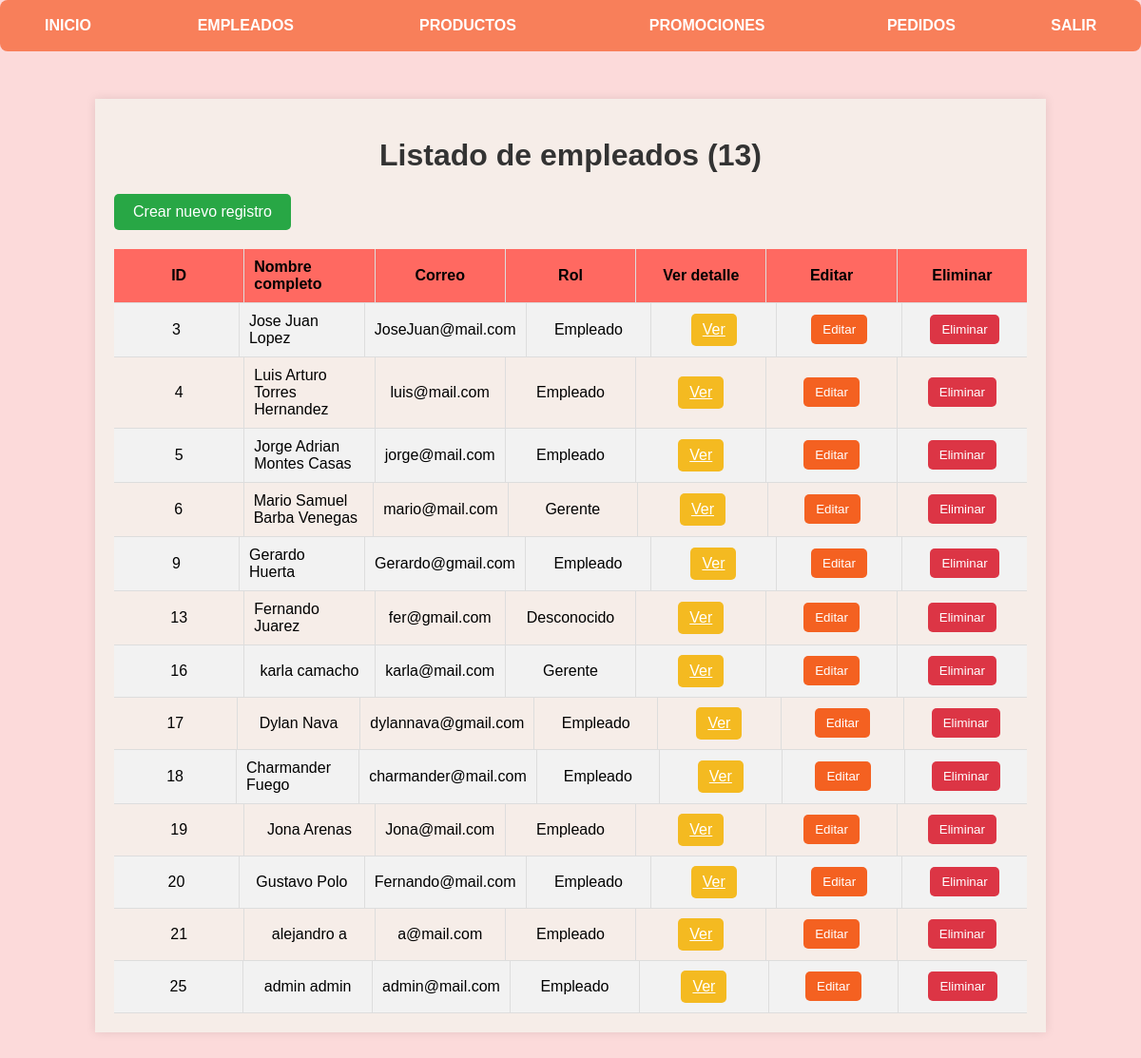
The page /empleados_lista.php (signed in) on the database its author committed.
### tables this page shows
CREATE TABLE `empleados` (
  `id` int(128) NOT NULL,
  `nombre` varchar(128) NOT NULL,
  `apellidos` varchar(128) NOT NULL,
  `correo` varchar(128) NOT NULL,
  `pass` varchar(128) NOT NULL,
  `rol` int(1) NOT NULL,
  `archivo_n` varchar(255) NOT NULL,
  `archivo` varchar(128) NOT NULL,
  `eliminado` int(1) NOT NULL DEFAULT 0
);

### empleados_lista.php (the view, shortened to what this page needs)
<?php
$con = conecta();
$sql = "SELECT * FROM empleados WHERE eliminado = 0";
$res = $con->query($sql);
$num = $res->num_rows;
function obtenerRol($rol){
    switch($rol){
        case 1:
            return 'Empleado';
        case 2:
            return 'Gerente';
        default:
            return 'Desconocido';
    }
}
?>
<!DOCTYPE html>
<html lang="es">
<head>
</head>
<body>
    <?php
        include('menu_navegacion.php')
    ?>
    <div class="container">
        <h1>Listado de empleados (<?php echo $num; ?>)</h1>
        <a href="empleados_alta.php" class="btn-crear">Crear nuevo registro</a>
        <div class="tabla-empleados">
            <div class="fila header">
                <div>ID</div>
                <div>Nombre completo</div>
                <div>Correo</div>
                <div>Rol</div>
                <div>Ver detalle</div>
                <div>Editar</div>
                <div>Eliminar</div>
            </div>
            <?php while($row = $res->fetch_array()): ?>
            <div class="fila" id="fila-<?php echo $row['id']; ?>">
                <div><?php echo $row["id"]; ?></div>
                <div><?php echo $row["nombre"] . " " . $row["apellidos"]; ?></div>
                <div><?php echo $row["correo"]; ?></div>
                <div><?php echo obtenerRol($row["rol"]); ?></div>
                <div>
                    <a href="verDetalle_empleados.php?id=<?php echo $row['id']; ?>" class="btn-ver">Ver</a>
                </div>
                <div>
                    <form action="editar_empleado.php" method="POST" style="display: inline;">
                        <button type="submit" class="btn-editar">Editar</button>
                    </form>
                </div>
                <div>
                    <button class="btn-eliminar" onclick="confirmDelete(<?php echo $row['id']; ?>)">Eliminar</button>
                </div>
            </div>
            <?php endwhile; ?>
        </div>
    </div>
</body>
</html>

### menu_navegacion.php (shortened to what this page needs)
<!DOCTYPE html>
<html lang="es">
<head>
</head>
<body>
    <table class="menu" align="center">
        <tr>
            <td><a href="bienvenida.php">INICIO</a></td>
            <td><a href="empleados_lista.php">EMPLEADOS</a></td>
            <td><a href="productos_lista.php">PRODUCTOS</td>
            <td><a href="promociones_lista.php">PROMOCIONES</a></td>
            <td><a href="pedidos_lista.php">PEDIDOS</a></td>
            <td><a href="logout.php">SALIR</a></td>
        </tr>
    </table>
</body>
</html>

### empleados_lista.php (style rules this page uses)
body { font-family: Arial, sans-serif; margin: 0; padding: 0; background-color: #FCDADA; }
.container { width: 80%; margin: 50px auto; background-color: #F6EDE8; padding: 20px; box-shadow: 0 0 10px rgba(0, 0, 0, 0.1); }
h1 { text-align: center; color: #333; }
.btn-crear { display: inline-block; padding: 10px 20px; margin-bottom: 20px; background-color: #28a745; color: #fff; text-decoration: none; border-radius: 5px; }
.tabla-empleados { display: flex; flex-direction: column; }
.fila { display: flex; border-bottom: 1px solid #ddd; }
.fila.header { font-weight: bold; background-color: #FF6961; }
.fila div { padding: 10px; flex: 1; border-right: 1px solid #ddd; display: flex; justify-content: center; align-items: center; }
.fila div:last-child { border-right: none; }
.fila:nth-child(even) { background-color: #f2f2f2; }
.btn-eliminar { background-color: #dc3545; color: white; border: none; padding: 8px 12px; border-radius: 5px; cursor: pointer; transition: background-color 0.3s ease; }
.btn-editar { background-color: #f46121; color: white; border: none; padding: 8px 12px; border-radius: 5px; cursor: pointer; transition: background-color 0.3s ease; }
.btn-ver { background-color: #f4ba21; color: white; padding: 8px 12px; border-radius: 5px; border: none; cursor: pointer; }

### menu_navegacion.php (style rules this page uses)
body { font-family: Arial, sans-serif; }
.menu { width: 100%; background-color: #F87F5A; border-radius: 8px; overflow: hidden; margin-bottom: 20px; }
.menu tr { height: 50px; }
.menu td { padding: 0; text-align: center; }
.menu a { display: block; padding: 15px; text-decoration: none; color: white; font-weight: bold; }

### rows shown on the page
empleados: id "3", nombre "Jose Juan", apellidos "Lopez", correo "JoseJuan@mail.com", rol "Empleado"
empleados: id "4", nombre "Luis Arturo", apellidos "Torres Hernandez", correo "luis@mail.com", rol "Empleado"
empleados: id "5", nombre "Jorge Adrian", apellidos "Montes Casas", correo "jorge@mail.com", rol "Empleado"
empleados: id "6", nombre "Mario Samuel", apellidos "Barba Venegas", correo "mario@mail.com", rol "Gerente"
empleados: id "9", nombre "Gerardo", apellidos "Huerta", correo "Gerardo@gmail.com", rol "Empleado"
empleados: id "13", nombre "Fernando", apellidos "Juarez", correo "fer@gmail.com", rol "Desconocido"
empleados: id "16", nombre "karla", apellidos "camacho", correo "karla@mail.com", rol "Gerente"
empleados: id "17", nombre "Dylan", apellidos "Nava", correo "dylannava@gmail.com", rol "Empleado"
empleados: id "18", nombre "Charmander", apellidos "Fuego", correo "charmander@mail.com", rol "Empleado"
empleados: id "19", nombre "Jona", apellidos "Arenas", correo "Jona@mail.com", rol "Empleado"
empleados: id "20", nombre "Gustavo", apellidos "Polo", correo "Fernando@mail.com", rol "Empleado"
empleados: id "21", nombre "alejandro", apellidos "a", correo "a@mail.com", rol "Empleado"
empleados: id "25", nombre "admin", apellidos "admin", correo "admin@mail.com", rol "Empleado"

### other values the page prints
$num "13"
